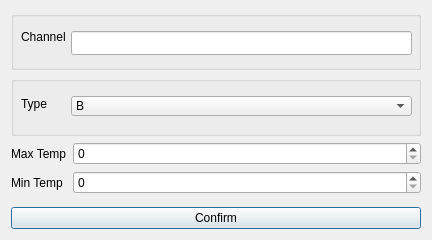
<?xml version="1.0" encoding="UTF-8"?>
<ui version="4.0">
 <class>Dialog</class>
 <widget class="QDialog" name="Dialog">
  <property name="geometry">
   <rect>
    <x>0</x>
    <y>0</y>
    <width>432</width>
    <height>240</height>
   </rect>
  </property>
  <property name="windowTitle">
   <string>Dialog</string>
  </property>
  <layout class="QVBoxLayout" name="verticalLayout">
   <item>
    <widget class="QGroupBox" name="channelBox">
     <property name="title">
      <string/>
     </property>
     <widget class="QLabel" name="ChannelLabel">
      <property name="geometry">
       <rect>
        <x>10</x>
        <y>10</y>
        <width>111</width>
        <height>31</height>
       </rect>
      </property>
      <property name="text">
       <string>Channel</string>
      </property>
     </widget>
     <widget class="QLineEdit" name="channelInput">
      <property name="geometry">
       <rect>
        <x>60</x>
        <y>20</y>
        <width>341</width>
        <height>24</height>
       </rect>
      </property>
     </widget>
    </widget>
   </item>
   <item>
    <widget class="QGroupBox" name="typeBox">
     <property name="title">
      <string/>
     </property>
     <widget class="QLabel" name="typeLabel">
      <property name="geometry">
       <rect>
        <x>10</x>
        <y>20</y>
        <width>71</width>
        <height>16</height>
       </rect>
      </property>
      <property name="text">
       <string>Type</string>
      </property>
     </widget>
     <widget class="QComboBox" name="typeInput">
      <property name="geometry">
       <rect>
        <x>60</x>
        <y>20</y>
        <width>341</width>
        <height>20</height>
       </rect>
      </property>
      <item>
       <property name="text">
        <string>B</string>
       </property>
      </item>
      <item>
       <property name="text">
        <string>E</string>
       </property>
      </item>
      <item>
       <property name="text">
        <string>J</string>
       </property>
      </item>
      <item>
       <property name="text">
        <string>K</string>
       </property>
      </item>
      <item>
       <property name="text">
        <string>N</string>
       </property>
      </item>
      <item>
       <property name="text">
        <string>R</string>
       </property>
      </item>
      <item>
       <property name="text">
        <string>S</string>
       </property>
      </item>
      <item>
       <property name="text">
        <string>T</string>
       </property>
      </item>
      <item>
       <property name="text">
        <string>C</string>
       </property>
      </item>
     </widget>
    </widget>
   </item>
   <item>
    <layout class="QFormLayout" name="formLayout">
     <item row="0" column="0">
      <widget class="QLabel" name="maxTempLabel">
       <property name="text">
        <string>Max Temp</string>
       </property>
      </widget>
     </item>
     <item row="0" column="1">
      <widget class="QSpinBox" name="maxTempSpinBox"/>
     </item>
     <item row="1" column="0">
      <widget class="QLabel" name="minTempLabel">
       <property name="text">
        <string>Min Temp</string>
       </property>
      </widget>
     </item>
     <item row="1" column="1">
      <widget class="QSpinBox" name="minTempSpinBox"/>
     </item>
    </layout>
   </item>
   <item>
    <widget class="QPushButton" name="confirmButton">
     <property name="text">
      <string>Confirm</string>
     </property>
    </widget>
   </item>
  </layout>
 </widget>
 <resources/>
 <connections/>
</ui>
